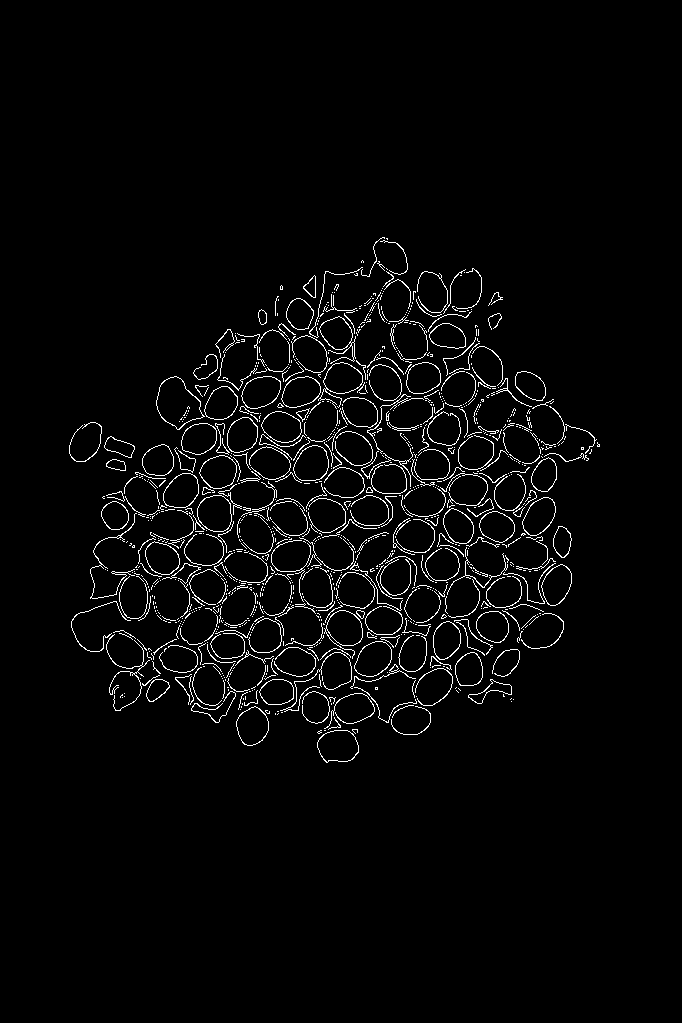
#> input picture Images/Modified/Canny/2_Denoise_CS_GrayScale_Canny.png, 682 x 1023 px, found by its file name
$ python hough_threshold.py
#> lines starting #> are read from the running program, lines starting #| are printed output that depends on the picture; after the words box and inside, x2 and y2 are one past the last pixel; in counts of white or black regions, pixels touching at a corner belong together
### src/dynamic_find.py
'''
Dynamically find the optimal parameters for hough transform

'''

import numpy as np
import cv2
import signal


from functools import wraps
import errno
import os
import copy


def dynamic_threshold(image):
    '''
        Input: Image path
        Return values:
            Array with values: [dp_optimal, param2_optimal, radius_optimal]
    '''
#> called with image = '2_Denoise_CS_GrayScale_Canny.png'
    image = cv2.imread(image)
#> image is the input picture: shape (1023, 682, 3); 2.9% white in thin lines or dots, all inside (x1, y1, x2, y2) = (69, 237, 600, 763)
    orig_image = np.copy(image)
    output = image.copy()
    gray = cv2.cvtColor(image, cv2.COLOR_BGR2GRAY)

    #cv2.imshow("gray", gray)
    #cv2.waitKey(0)
    # Variables for sum to take average
    sum_dp = []
    sum_param2 = []

    circles = None

    minimum_circle_size = 3      # Minimum number of circles we expect to find
    maximum_circle_size = 200     # Minimum number of circles we are willing to find

    guess_dp = 1.0

    number_of_circles_expected = 2          # initially we expect to find just one circle
    breakout = False

    max_guess_accumulator_array_threshold = 60     #minimum of 1, no maximum, (300 maybe?) the quantity of votes
                                                    #needed to qualify for a circle to be found.
    circleLog = []

    guess_accumulator_array_threshold = max_guess_accumulator_array_threshold

    while guess_accumulator_array_threshold > 1 and breakout == False:
        #start with smallest resolution possible, to find the most precise circle, then creep bigger if none found
        guess_dp = 1.0
        #print("resetting guess_dp:" + str(guess_dp))
        while guess_dp < 9 and breakout == False:
            guess_radius = maximum_circle_size
            #print("setting guess_radius: " + str(guess_radius))
            #print(circles is None)
            while True:

                # Hough Circles is not very helpful till we provide it a radius within 3 pixels of the
                # actual circles in the image.
                # Because Hough transform is a linear algorithm,
                # we will brute force our way through

                #print("guessing radius: " + str(guess_radius) +
                   #     " and dp: " + str(guess_dp) + " vote threshold: " +
                    #    str(guess_accumulator_array_threshold))

                circles = cv2.HoughCircles(gray,
                    cv2.HOUGH_GRADIENT,
                    dp=guess_dp,               #resolution of accumulator array.
                    minDist=(guess_radius-2),                #number of pixels center of circles should be from each other, hardcoded
                    param1=50,
                    param2=guess_accumulator_array_threshold,
                    minRadius=(guess_radius-2),    #HoughCircles will look for circles minimum this size
                    maxRadius=(guess_radius+2)     #HoughCircles will look for circles maximum this size
                    )

                if circles is not None:
                    if len(circles[0]) == number_of_circles_expected:
                        #print("len of circles: " + str(len(circles)))
                        circleLog.append(copy.copy(circles))

                        # Add for average
                        sum_dp.append(guess_dp)
                        sum_param2.append(guess_accumulator_array_threshold)
                        #print("k1")
                    break
                    circles = None
                guess_radius -= 5
                if guess_radius < 3:
                    break;

            guess_dp += 1.5

        guess_accumulator_array_threshold -= 2
#> after the loop, circleLog = [[[336.2, 516.2, 200.5], [216.2, 286.2, 200.5]], [[336.2, 516.2, 200.5], [216.2, 286.2, 200.5]], [[336.2, 516.2, 200.5], [216.2, 286.2, 200.5]]]; guess_accumulator_array_threshold = 0; sum_dp = [2.5, 2.5, 2.5]; sum_param2 = [36, 34, 32]

    #Return the circleLog with the highest accumulator threshold

    # ensure at least some circles were found
    radii= []
    for cir in circleLog:
        # convert the (x, y) coordinates and radius of the circles to integers
        output = np.copy(orig_image)

        if (len(cir) > 1):
            print("Dynamic thresholding failed")
            exit()

        #print("Radius of circle:",cir[0, :])

        cir = np.round(cir[0, :]).astype("int")
        radii.append(cir[0][-1])

        for (x, y, r) in cir:
            cv2.circle(output, (x, y), r, (0, 0, 255), 2)
            cv2.rectangle(output, (x - 5, y - 5), (x + 5, y + 5), (0, 128, 255), -1)
#> this loop made 3 passes
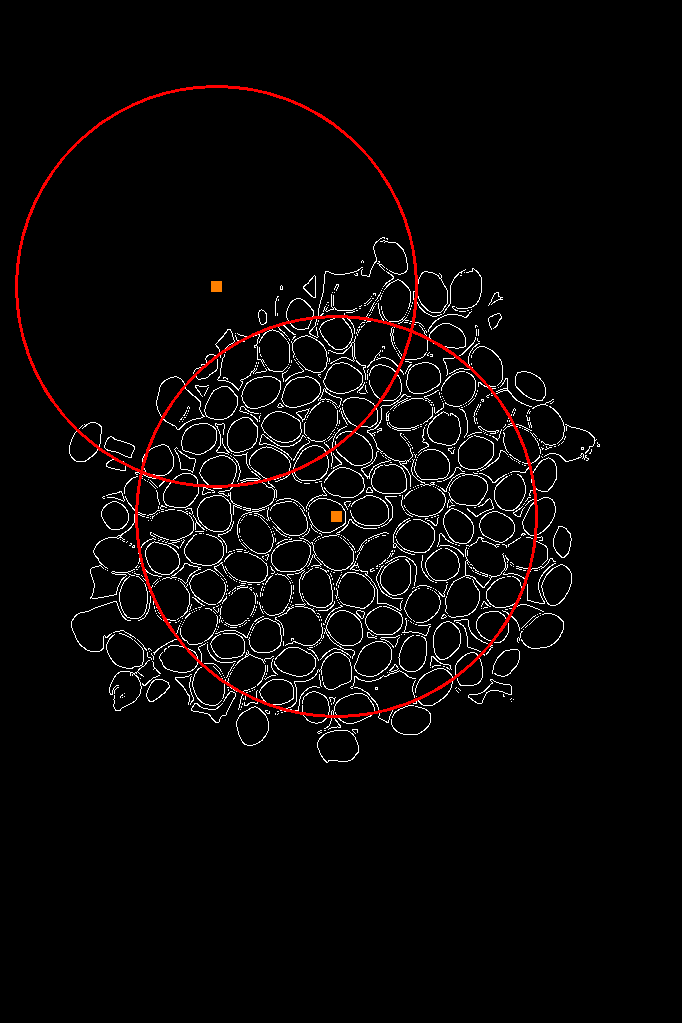
#> output: shape (1023, 682, 3); mean B, G, R 7.1, 7.1, 9.9
#> after the loop, radii = [200, 200, 200]

        #cv2.imshow("output", np.hstack([orig_image, output]))
        #cv2.waitKey(0)
    #print("radii array:",radii)
    radii = np.sort(radii)
    radii_len = len(radii)
#> radii_len = 3
    #radii_important = (int)((1.0/4)*radii_len)
    radii_important = 1
    if(radii_len<2):
        radii_important = 1
    #print("Sorted array:",radii)
    avg_radius = np.average(radii[0:radii_important])
#> avg_radius = 200
    avg_dp = np.average(sum_dp)
#> avg_dp = 2.5
    avg_param2 = np.average(sum_param2)
#> avg_param2 = 34
    # [6 lines of commented-out code are left out]

    final_arr = [avg_dp, avg_param2, avg_radius]
#> final_arr = [2.5, 34, 200]
    return final_arr

def pass_me(image):
    return dynamic_threshold(image)

#Main
# [2 lines that do not run on import are left out]

### src/hough_threshold.py
import cv2
import numpy as np
import dynamic_find as dt

image = '2_Denoise_CS_GrayScale_Canny.png'
imgC = '2.png'

#Pass to the dynamic calculator to get optimal parameters
params = dt.pass_me(image)
#> params = [2.5, 34, 200]

img = cv2.imread(image,0)
imgC = cv2.imread(imgC,0)
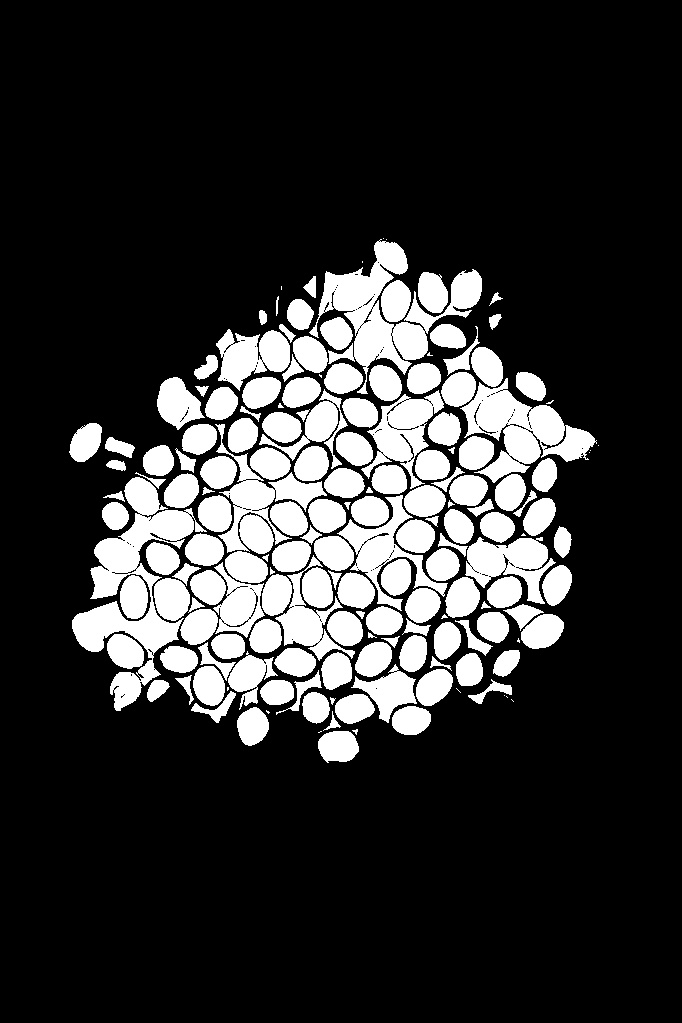
#> input picture Images/2.png, 682 x 1023 px, found by its file name
#> imgC is the input picture: shape (1023, 682); min 0, max 255, mean 49.2
#img = cv2.medianBlur(img,5)
cimg = cv2.cvtColor(imgC,cv2.COLOR_GRAY2BGR)
#print(params)

R_min = int(params[2])-5
#> R_min = 195
R_max = int(params[2])+3
#> R_max = 203

if (int(params[2]) > 45):
    R_min = int(params[2])-20
#> R_min = 180
    R_max = int(params[2])+20
#> R_max = 220

circles = cv2.HoughCircles(img,cv2.HOUGH_GRADIENT,int(params[0]),int(params[2]),param1=50,param2=int(params[1]),minRadius=R_min,maxRadius=R_max)
#> circles = [[349, 517, 205.6], [325, 717, 212.2], [241, 341, 210], [493, 375, 201.2], [537, 671, 216.6], [151, 587, 218.8], [45, 399, 214.4], [135, 809, 192.4], [341, 149, 212.2]]
#circles = cv2.HoughCircles(img,cv2.HOUGH_GRADIENT,1,28*2,param1=50,param2=29,minRadius=18,maxRadius=38)

#print(circles)
print("Total Circles =",len(circles[0]))
#| Total Circles = 9

if True:
    circles = np.int16(np.around(circles))
#> circles = [[349, 517, 206], [325, 717, 212], [241, 341, 210], [493, 375, 201], [537, 671, 217], [151, 587, 219], [45, 399, 214], [135, 809, 192], [341, 149, 212]]
    for i in circles[0,:]:
        # draw the outer circle
        cv2.circle(cimg,(i[0],i[1]),i[2],(0,255,0),2)
        # draw the center of the circle
        cv2.circle(cimg,(i[0],i[1]),2,(0,0,255),3)
#> this loop made 9 passes
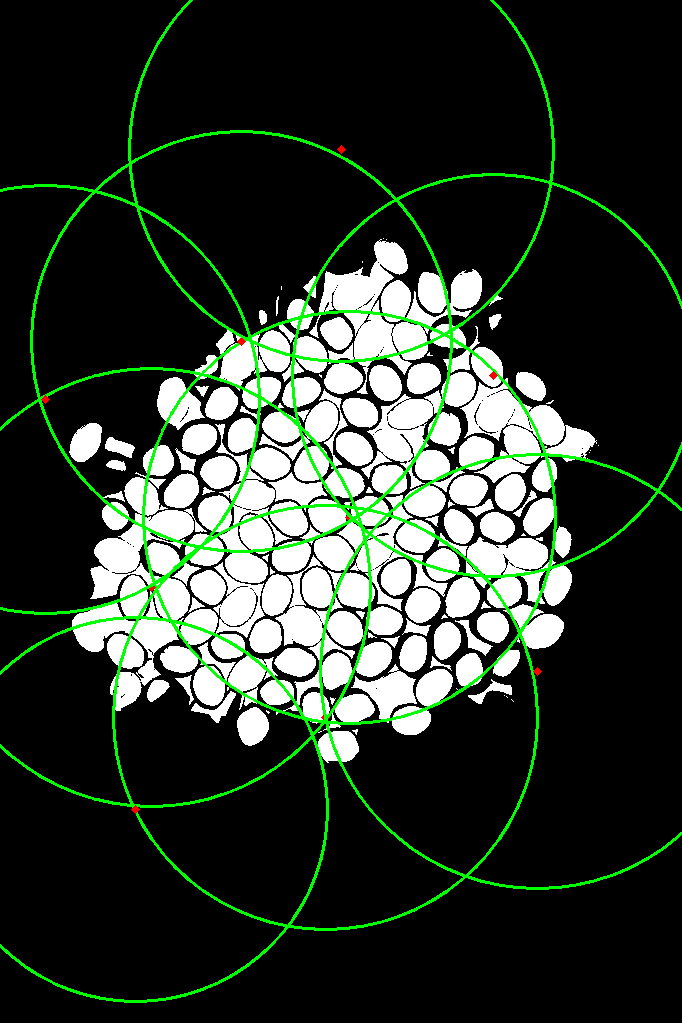
#> cimg: shape (1023, 682, 3); 4.1% of pixels changed, all inside (x1, y1, x2, y2) = (0, 0, 682, 1003)

    cv2.imshow('detected circles',cimg)
    cv2.waitKey(0)
    cv2.destroyAllWindows()
else:
    print("FY")


cv2.waitKey(0)
cv2.destroyAllWindows()
